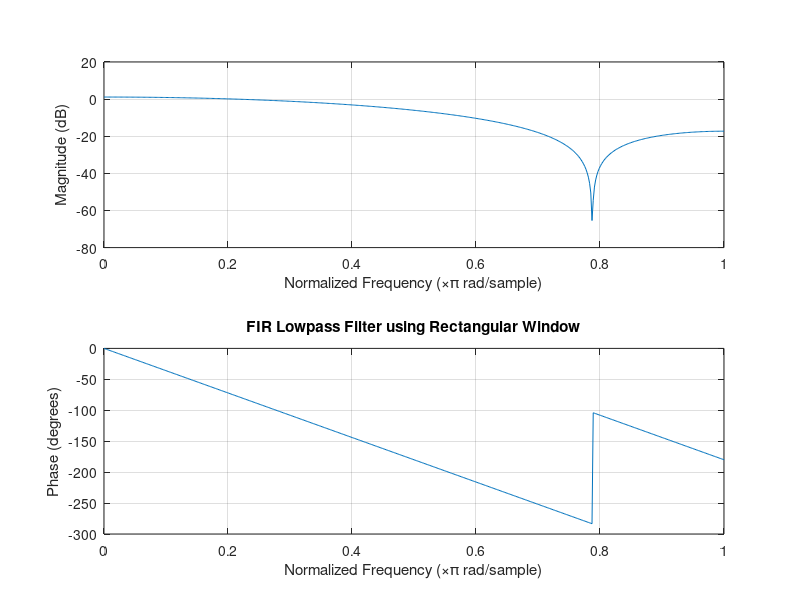

The MATLAB source for this figure:
clc;
close all;
fc=250;
fs=1000;
M=input('enter the number');
wc=2*pi*(fc/fs);
alp=(M-1)/2;
hd=[];
for n=0:M-1
    if (n==alp)
        x=wc/pi;
        hd=[hd x];
    else
        y=sin((n-alp)*wc)/((n-alp)*pi);
        hd=[hd y];
    end
end
hn=hd;
freqz(hn,1);
title('FIR Lowpass Filter using Rectangular Window');